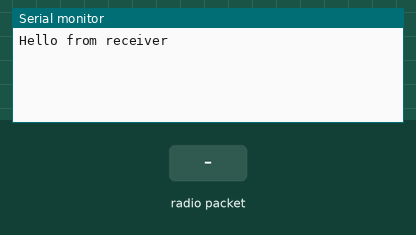
The sketch below on a simulated Arduino Uno, built with avr-gcc and run on an emulated ATmega328P. Shown: the last lines printed to the serial monitor. The test bench sets the inputs (shaded band). No radio packets arrive unless stated.

Above: at 1.2 s.
1.3 s: radio packet "1" arrives
At 2.1 s:
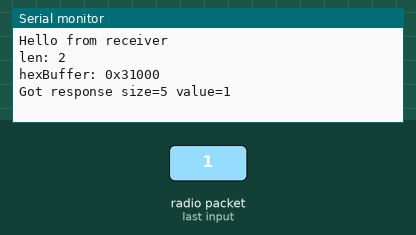
2.8 s: radio packet "0" arrives
At 3.4 s:
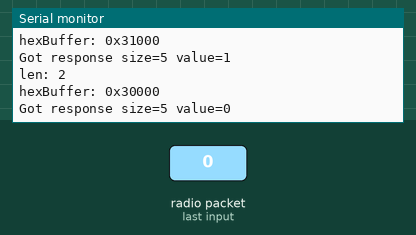
4.3 s: radio packet "2" arrives
At 5.9 s:
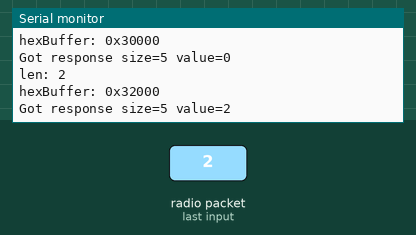

Measured:
- after the input at 1.3 s, the serial monitor: prints a new line at once (image 1)
- after the input at 2.8 s, the serial monitor: prints a new line after 0.09 s (image 2)
- after the input at 4.3 s, the serial monitor: prints a new line after 0.06 s (image 3)

The sketch:

receiver-child.ino
```cpp
/**
 * Receiving Arduino
 *
 * Will receive an array of bytes to transmit via IR pulses to a paired Arduino/RF24
 */

//============

#include "IRremote.h"
#include "SPI.h"
#include "nRF24L01.h"
#include "RF24.h"

#define CE_PIN    6
#define CSN_PIN   7

//============

// Set up nRF24L01 radio on SPI bus pins 6 & 7
RF24 radio(CE_PIN, CSN_PIN);

// Address to read from
const uint64_t rxAddr = 0xF0F0F0F0C3LL;

// IR coms
IRsend irsend;
unsigned long irSignal;

// Data handling
const int payload_size = 4;
char receive_payload[payload_size+1];
bool newData = false;

//============

void setup(void) {

  Serial.begin(9600);

  radio.begin();

  radio.openReadingPipe(1, rxAddr);

  radio.enableDynamicPayloads();

  radio.startListening();

  Serial.println("Hello from receiver");
}

//============

void loop() {

    handleData();
    showData();

    // Delay so our serial doesn't get overwhelmed
    delay(100);

}

//============

void handleData() {
  if ( radio.available() ) {
    while ( radio.available() ) {

      // ================ Get the data
      uint8_t len = radio.getDynamicPayloadSize();

      Serial.print("len: ");
      Serial.println(len);

      // If a corrupt dynamic payload is received, it will be flushed
      if(!len){
        continue;
      }

      radio.read( receive_payload, len );

      // add terminating null byte
      receive_payload[payload_size+1] = 0;

      // ================ Convert the data to hex
      convertData();

      // ================ Send the data over IR
      sendBytes();

      // ================ Etc...
      newData = true;
    }
  }
}

//================

void convertData() {
  char hex[4] = {0};
  char hexBuffer[payload_size*8+1] = {"0x"};

  for (int i = 0; i < payload_size; i++) {
    utoa( (unsigned int) receive_payload[i], hex, 16);
    strcat(hexBuffer, hex);
  }

  Serial.print("hexBuffer: ");
  Serial.println(hexBuffer);

  irSignal = strtoul(hexBuffer, 0, 16);
}

//================

void sendBytes() {
  if (sizeof(irSignal) > 0) {
    irsend.sendNEC(irSignal, 32); // 32 == bits, not bytes. so this is 4 bytes (* 8 bits)
  }
}

//================

void showData() {
  if (newData == true) {
    Serial.print(F("Got response size="));
    Serial.print(sizeof(receive_payload));
    Serial.print(F(" value="));
    Serial.println(receive_payload);
    newData = false;
  }
}
```
